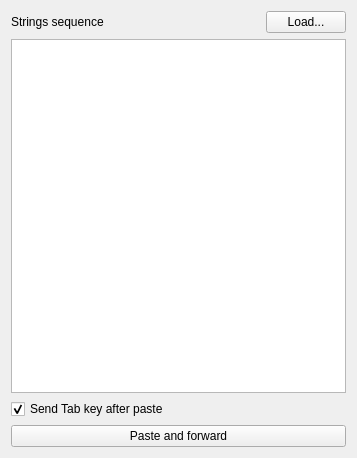
<?xml version="1.0" encoding="UTF-8"?>
<ui version="4.0">
 <class>CAutofillAssistant</class>
 <widget class="QWidget" name="CAutofillAssistant">
  <property name="geometry">
   <rect>
    <x>0</x>
    <y>0</y>
    <width>357</width>
    <height>458</height>
   </rect>
  </property>
  <property name="windowTitle">
   <string>Autofill Assistant</string>
  </property>
  <layout class="QVBoxLayout" name="verticalLayout">
   <item>
    <layout class="QHBoxLayout" name="horizontalLayout">
     <item>
      <widget class="QLabel" name="label">
       <property name="sizePolicy">
        <sizepolicy hsizetype="Expanding" vsizetype="Preferred">
         <horstretch>0</horstretch>
         <verstretch>0</verstretch>
        </sizepolicy>
       </property>
       <property name="text">
        <string>Strings sequence</string>
       </property>
       <property name="buddy">
        <cstring>editor</cstring>
       </property>
      </widget>
     </item>
     <item>
      <widget class="QPushButton" name="buttonLoad">
       <property name="text">
        <string>Load...</string>
       </property>
      </widget>
     </item>
    </layout>
   </item>
   <item>
    <widget class="JSEdit" name="editor">
     <property name="toolTip">
      <string>String list for sequential paste.
Use Enter (new line) for string separation.
Each paste automatically moves selection to next string.</string>
     </property>
     <property name="lineWrapMode">
      <enum>QPlainTextEdit::NoWrap</enum>
     </property>
    </widget>
   </item>
   <item>
    <widget class="QCheckBox" name="checkSendTab">
     <property name="text">
      <string>Send Tab key after paste</string>
     </property>
     <property name="checked">
      <bool>true</bool>
     </property>
    </widget>
   </item>
   <item>
    <widget class="QPushButton" name="buttonPaste">
     <property name="text">
      <string>Paste and forward</string>
     </property>
    </widget>
   </item>
  </layout>
 </widget>
 <customwidgets>
  <customwidget>
   <class>JSEdit</class>
   <extends>QPlainTextEdit</extends>
   <header location="global">jsedit/jsedit.h</header>
  </customwidget>
 </customwidgets>
 <resources/>
 <connections/>
</ui>
